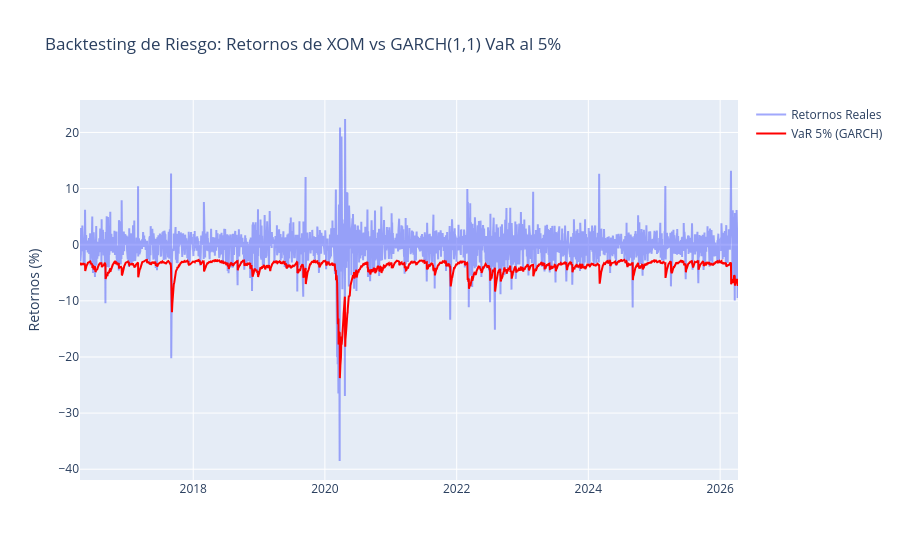

Notebook cell for this chart:
### Code cell
# Ajuste del modelo GARCH(1,1)
am = arch_model(returns, vol='Garch', p=1, q=1, dist='t')
res = am.fit(disp='off')


# Extraemos la volatilidad condicional modelada (Varianza que predijimos)
cond_vol = res.conditional_volatility

# Cálculo del Value at Risk (VaR) Histórico Condicional (GARCH) al 5%
# Cuantil empírico al 5% de los residuales estandarizados
q_5 = res.std_resid.quantile(0.05)

# VaR = Media Condicional + (Cuantil * Volatilidad Condicional)
# GARCH por defecto asume media constante, la extraemos de los parámetros
mean = res.params['mu']
VaR_5 = mean + cond_vol * q_5

# 5. Graficar los Retornos vs el VaR predictivo
fig = go.Figure()
fig.add_trace(go.Scatter(x=returns.index, y=returns.squeeze(), mode='lines',
                         name='Retornos Reales', opacity=0.6))
fig.add_trace(go.Scatter(x=VaR_5.index, y=VaR_5, mode='lines',
                         name='VaR 5% (GARCH)', line=dict(color='red')))

fig.update_layout(title='Backtesting de Riesgo: Retornos de XOM vs GARCH(1,1) VaR al 5%',
                  yaxis_title='Retornos (%)')
fig.show()

### Figure 1 — Plotly figure (JSON) as saved in the notebook; plotly's stock layout.template omitted (floating-point values rounded to 4 significant figures; data arrays with more than 128 entries replaced by an {"elided": "..."} marker saying what was removed)
{"data": [{"mode": "lines", "name": "Retornos Reales", "opacity": 0.6, "type": "scatter", "x": {"elided": "2514 str values"}, "y": {"elided": "2514 float values"}}, {"line": {"color": "red"}, "mode": "lines", "name": "VaR 5% (GARCH)", "type": "scatter", "x": {"elided": "2514 str values"}, "y": {"elided": "2514 float values"}}], "layout": {"title": {"text": "Backtesting de Riesgo: Retornos de XOM vs GARCH(1,1) VaR al 5%"}, "yaxis": {"title": {"text": "Retornos (%)"}}}}
